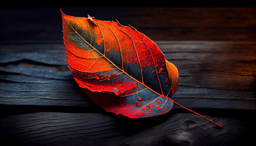
#> input picture 13. 19May2024/Exam/image.png, 256 x 146 px, shrunk from 626 x 358 before the run
$ jupyter execute --allow-errors Answer.ipynb
#> lines starting #> are read from the running program, lines starting #| are printed output that depends on the picture
# Reading Images

[cell 1]
from skimage import io
import matplotlib.pyplot as plt
leaf=io.imread('image.png')
#> leaf is the input picture: shape (146, 256, 3); mean R, G, B 51.6, 28, 28.9
salty=io.imread('plane_noise.png')
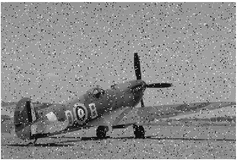
#> input picture 13. 19May2024/Exam/plane_noise.png, 238 x 160 px, shrunk from 583 x 391 before the run
#> salty is the input picture: shape (160, 238, 3); min 0, max 255, mean 141.9
plt.figure(figsize=(10,6))
plt.subplot(1,2,1)
plt.imshow(leaf)
plt.subplot(122)
plt.imshow(salty)

# Cropping the image

[cell 2]
center_x, center_y = leaf.shape[1] // 2, leaf.shape[0] // 2
#> center_x = 128; center_y = 73
start_x = center_x - 100
#> start_x = 28
start_y = center_y - 100
#> start_y = -27
cropped_image = leaf[start_y:start_y + 200, start_x:start_x + 200]
cropped_image.shape
plt.imshow(cropped_image)

[cell 3]
import cv2
x=cv2.imread('image.png')
cropped_image=cv2.resize(x,(200,200))
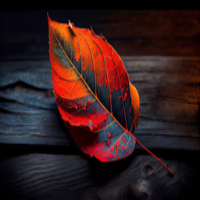
#> cropped_image: shape (200, 200, 3); mean B, G, R 28.8, 27.9, 51.5
cropped_image.shape
cv2.imwrite('cropped_image.jpeg',cropped_image)
#> Out = True

#> (a cell that did not finish here is left out)

# Saving the cropped image

[cell 5]
io.imsave('cropped_image.jpeg',cropped_image)
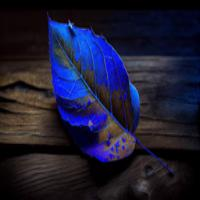
#> saved as cropped_image.jpeg: shape (200, 200, 3); mean R, G, B 28.8, 27.9, 51.5
io.imsave('Im/cropped_image.jpeg',cropped_image)

# Reading all the files

[cell 6]
import os

[cell 7]
os.listdir()

[cell 8]
import os
filenames=os.listdir('Im')
fig,axs=plt.subplots(nrows=1,ncols=3,figsize=(10,6))
axs=axs.flatten()
#> (the rest of this cell did not finish here and is left out)

# Blurring the image

[cell 9]
from skimage.filters import gaussian
blurred_image=gaussian(cropped_image,
    sigma=2,
    mode='nearest',
    cval=0)
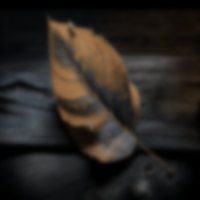
#> blurred_image: shape (200, 200, 3) float64; mean B, G, R 0.132, 0.148, 0.166
plt.imshow(blurred_image)

# Applying two filters

[cell 10]
from skimage.filters import median

[cell 11]
median_image=median(salty)
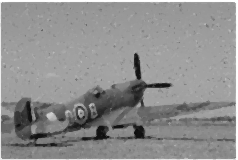
#> median_image: shape (160, 238, 3); min 11, max 255, mean 142.6

[cell 12]
plt.imshow(median_image)

[cell 13]
from skimage.restoration import denoise_bilateral
salty=io.imread('plane_noise.png',as_gray=True)
#> salty: shape (160, 238) float64; min 0, max 1, mean 0.556
bilateral_image=denoise_bilateral(salty,
    sigma_color=0.05,
    sigma_spatial=15,
    mode='constant',
    cval=0)

[cell 14]
plt.figure(figsize=(10,6))
plt.subplot(131)
plt.imshow(salty,cmap='gray')
plt.title("original")

plt.subplot(132)
plt.imshow(median_image,cmap='gray')
plt.title("using median filter")

plt.subplot(133)
plt.imshow(bilateral_image,cmap='gray')
plt.title("using bilateral filter")

### Median filter is performing great

# Finding Histogram

[cell 15]
from skimage.exposure import histogram

[cell 16]
hi,h_c=histogram(leaf)
#> hi = 256 values, max 10682 at index 0, min 15 at index 145, mean 438; h_c = 256 values from 0 to 255
plt.plot(h_c, hi, lw=2)
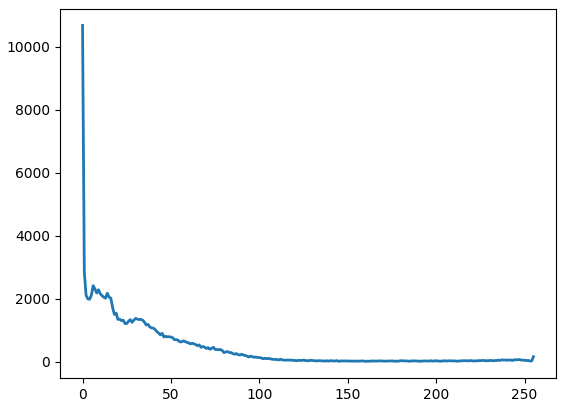
#> figure drawn by matplotlib, 1 panel; curve peaks at x = 0, y = 10682

[cell 17]
hi_1,h_c_1=histogram(salty)
#> hi_1 = 256 values, max 1418 at index 161, min 2 at index 1, mean 148.8; h_c_1 = 256 values from 0.00195 to 0.998
plt.plot(h_c_1, hi_1, lw=2)
#> figure, not shown here; curve peaks at x = 0.631, y = 1418

# Applying canny edge detection

[cell 18]
from skimage.filters import sobel
edges=sobel(median_image)
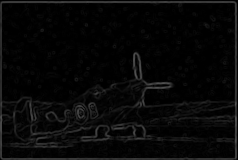
#> edges: shape (160, 238, 3) float64; min 0, max 0.331, mean 0.0324
plt.imshow(edges)

# Finding FT of the cropped Image

[cell 19]
import numpy as np
cropy=cv2.imread('cropped_image.jpeg',0)
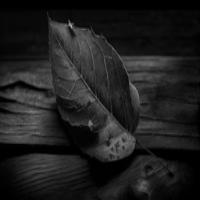
#> cropy: shape (200, 200); min 0, max 178, mean 30.8
dft = cv2.dft(np.float32(cropy), flags=cv2.DFT_COMPLEX_OUTPUT)
dft_shift = np.fft.fftshift(dft)
magnitude_spectrum = 20 * np.log(cv2.magnitude(dft_shift[:, :, 0], dft_shift[:, :, 1]))
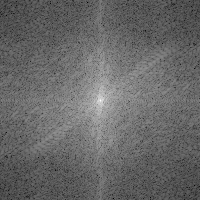
#> magnitude_spectrum: shape (200, 200) float32; min 17.11, max 280.5, mean 124.5; drawn with min black and max white

rows, cols = cropy.shape
#> rows = 200; cols = 200
crow, ccol = int(rows / 2), int(cols / 2)
#> crow = 100; ccol = 100

mask = np.ones((rows, cols, 2), np.uint8)
r = 80
center = [crow, ccol]
#> center = [100, 100]
x, y = np.ogrid[:rows, :cols]
#> x = 200 values from 0 to 199
mask_area = (x - center[0]) ** 2 + (y - center[1]) ** 2 <= r*r
mask[mask_area] = 0

fshift = dft_shift * mask

dft_ishift = np.fft.ifftshift(fshift)
image_back = cv2.idft(dft_ishift)
image_back = cv2.magnitude(image_back[:, :, 0], image_back[:, :, 1])
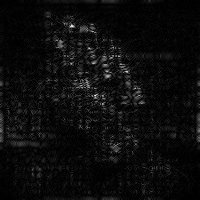
#> image_back: shape (200, 200) float32; min 0.609, max 681995.2, mean 34073.6; drawn with min black and max white

plt.figure(figsize=(10,6))
plt.subplot(131)
plt.imshow(cropy,cmap='gray')
plt.title('original image')
plt.subplot(132)
plt.imshow(magnitude_spectrum,cmap='gray')
plt.title('magnitude spectrum')

plt.subplot(133)
plt.imshow(image_back,cmap='gray')
plt.title('back to spatial domain')
